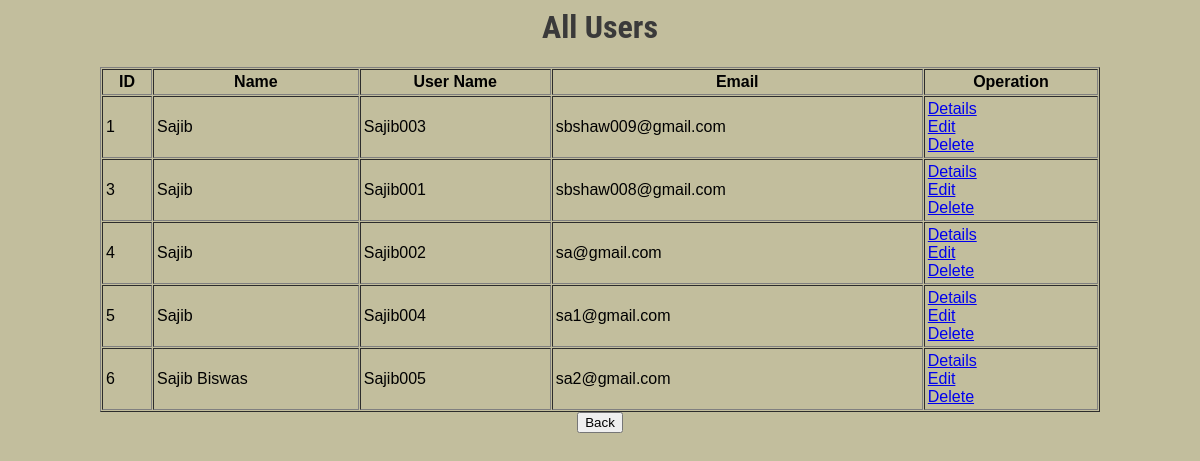
The page /user_management_admin.php (signed in) on the database its author committed.
### tables this page shows
CREATE TABLE `users` (
  `User_id` int(10) NOT NULL,
  `Username` varchar(20) NOT NULL,
  `Name` varchar(50) NOT NULL,
  `Email` varchar(255) NOT NULL,
  `Password` varchar(50) NOT NULL,
  `Photo` longblob NOT NULL,
  `Birthday` date NOT NULL,
  `Gender` text NOT NULL
);

### user_management_admin.php (the view, shortened to what this page needs)
<html>
<head>
	<link rel="stylesheet" type="text/css" href="css/style.css">
</head>
<body>
	<h1 align="center">All Users</h1>
	<table width="1000" border=".5" cellpadding="3" cellspacing="1" align="center">
		<tr>
			<th>ID</th>
			<th>Name</th>
			<th>User Name</th>
			<th>Email</th>
			<th>Operation</th>
		</tr>
		<?php
            include("connect.php");
			$sql="SELECT * FROM users";
			$records=mysqli_query($connection,$sql);
			while ($user=mysqli_fetch_array($records)) {
				?>
				<tr>
					<td><?php echo $user['User_id']?></td>
					<td><?php echo $user['Name']?></td>
					<td><?php echo $user['Username']?></td>
					<td><?php echo $user['Email']?></td>
					<td><a href="user_details.php?user_id=<?php echo $user['User_id']?>">Details</a><br/>
								<a href="user_edit.php?user_id=<?php echo $user['id']?>">Edit</a><br/>
								<a href="user_delete.php?user_id=<?php echo $user['id']?>">Delete</a>
							</td>
				</tr>
			<?php
			}
			?>
	</table>
	<div class="form" align="center">
		<form action="admin_welcome.php">
    	<input type="submit" value="Back" />
		</form>
	</div>
</body>
</html>

### css/style.css (style rules this page uses)
body { text-align: center; font-family: 'Lucida', sans-serif; }
h1,h2,h3,h4,h5,h6,.h1,.h2,.h3,.h4,.h5,.h6 { color: #3a3a3a; font-weight: 700; font-family: 'Roboto Condensed', sans-serif; }

### user_management_admin.php (style rules this page uses)
body { background-color:#c2be9d; }
.form { background-color:#c2be9d; }

### rows shown on the page
users: User_id "1", Name "Sajib", Username "Sajib003", Email "sbshaw009@gmail.com"
users: User_id "3", Name "Sajib", Username "Sajib001", Email "sbshaw008@gmail.com"
users: User_id "4", Name "Sajib", Username "Sajib002", Email "sa@gmail.com"
users: User_id "5", Name "Sajib", Username "Sajib004", Email "sa1@gmail.com"
users: User_id "6", Name "Sajib Biswas", Username "Sajib005", Email "sa2@gmail.com"
